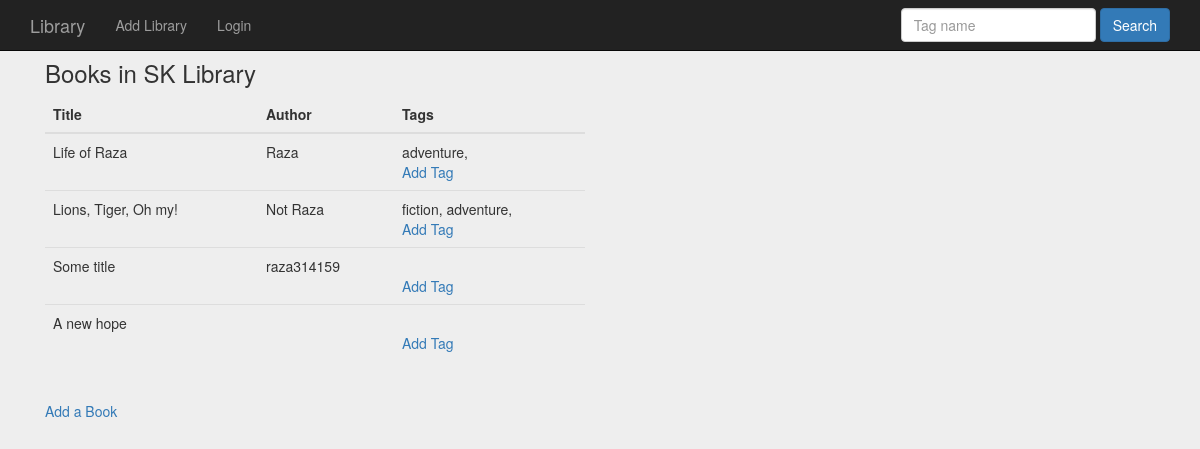
The app's page /booksInLibrary/1/, older data.
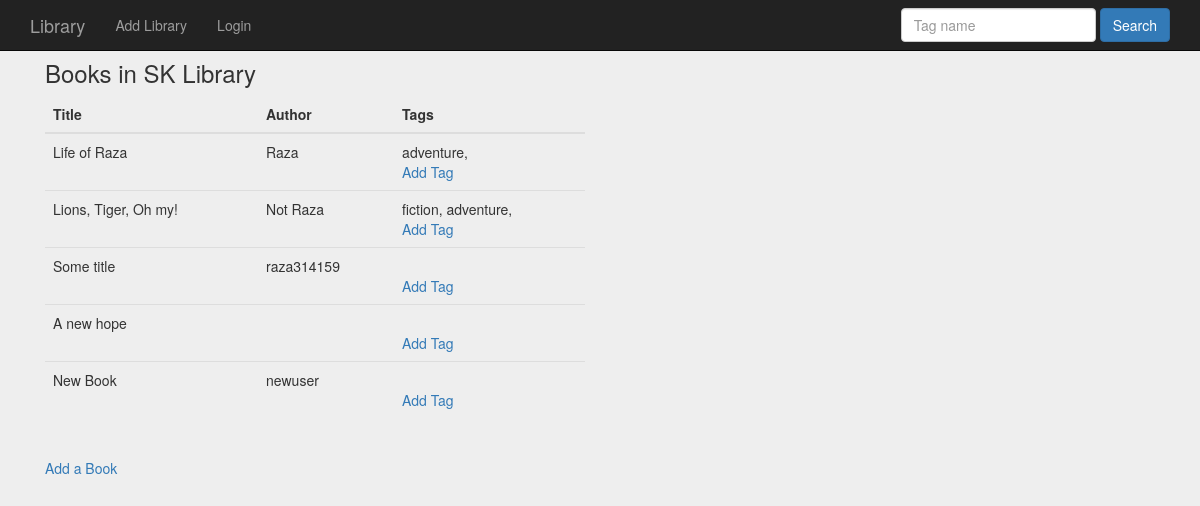
The same page, newer data.
### libs/models.py (models this page shows, shortened)
class Library(models.Model):
    name = models.CharField(max_length=200)
    timestamp = models.DateTimeField(auto_now_add=True, auto_now=False)

class Book(models.Model):
  library = models.ForeignKey(Library)
  title = models.CharField(max_length=200)
  author = models.CharField(max_length=200, blank=True)
  timestamp = models.DateTimeField(auto_now_add=True, auto_now=False)
  updated = models.DateTimeField(auto_now_add=False, auto_now=True)

class BookTags(models.Model):
    tag = models.ForeignKey(Book)
    tagname = models.CharField(max_length=200)
    timestamp = models.DateTimeField(auto_now_add=True, auto_now=False)
    def __unicode__(self):
        return self.tagname

### libs/views.py (the view)
# urls.py: url(r'^booksInLibrary/(?P<lib_id>[0-9]+)/$', views.booksInLibrary, name="booksInLibrary"),
def booksInLibrary(request, lib_id):
    rlib = get_object_or_404(Library, pk=lib_id)
    context = {
        "library":rlib
    }
    return render(request, 'libs/books_in_lib.html', context)

### libs/templates/libs/books_in_lib.html
{% extends "libs/base.html" %}
{% block content %}
<h3>Books in {{library.name}}</h3>
{% if library.book_set.all %}
<table class="table">
    <thead>
    <tr>
        <th>Title</th>
        <th>Author</th>
        <th>Tags</th>
    </tr>
    </thead>
    <tbody>
        {% for book in library.book_set.all %}
        <tr>
            <td>{{book.title}}</td>
            <td>{{book.author}}</td>
            <td>
                {% for tag in book.booktags_set.all %}
                    {{tag}},
                {% endfor %}
                <br>
                <a href="{% url 'libs:addTagView' book.id %}">Add Tag</a>
            </td>
        </tr>
        {% endfor %}
    </tbody>
</table>
{% else %}
    <p>There are no books!!!</p>
{% endif %}
<br>
<a href="{% url 'libs:addBookView' library.id %}">Add a Book</a>
{% endblock %}

### libs/templates/libs/base.html (shortened to what this page needs)
{% load staticfiles %}
<!DOCTYPE html>
<html lang="en">
  <head>
    {% include "libs/head_css.html" %}
  </head>
  <body>
    {% include "libs/top_navbar.html" %}
    <div class="container">
        <div class="col-md-6">
            {% block content %}
            {% endblock %}
        </div>
    </div>
  </body>
</html>

### libs/templates/libs/head_css.html (shortened to what this page needs)
{% load staticfiles %}
<link rel="stylesheet" href="https://maxcdn.bootstrapcdn.com/bootstrap/3.3.6/css/bootstrap.min.css"
>
<link href="{% static 'libs/css/starter-template.css' %}" rel="stylesheet">
<link href="{% static 'libs/css/signin.css' %}" rel="stylesheet">

### libs/templates/libs/top_navbar.html (shortened to what this page needs)
<nav class="navbar navbar-inverse navbar-fixed-top">
    <div class="container">
        <div class="navbar-header">
            <a class="navbar-brand" href="{% url 'libs:index' %}">Library</a>
        </div>
        <div id="navbar" class="collapse navbar-collapse">
            <ul class="nav navbar-nav">
                <li><a href="{% url 'libs:addLibraryView' %}">Add Library</a></li>
                {% if user.is_authenticated %}
                <li><a href="{% url 'libs:logoutView' %}">Logout</a></li>
                {% else %}
                <li><a href="{% url 'libs:loginView' %}">Login</a></li>
                {% endif %}
            </ul>
            <form action="{% url 'libs:searchTag' %}" method="post" class="navbar-form navbar-right">
                <div class="form-group">
                    <input type="text" placeholder="Tag name" name="searchThisTag" class="form-control">
                    <input class="btn btn-ms btn-primary" type="submit" value="Search"/>
                </div>
            </form>
        </div>
    </div>
</nav>

### libs/static/libs/css/starter-template.css (style rules this page uses)
body { padding-top: 50px; }

### libs/static/libs/css/signin.css (style rules this page uses)
body { padding-top: 40px; padding-bottom: 40px; background-color: #eee; }

Row changes from the older to the newer data that the page shows:
added Book: title "New Book", author "newuser"
